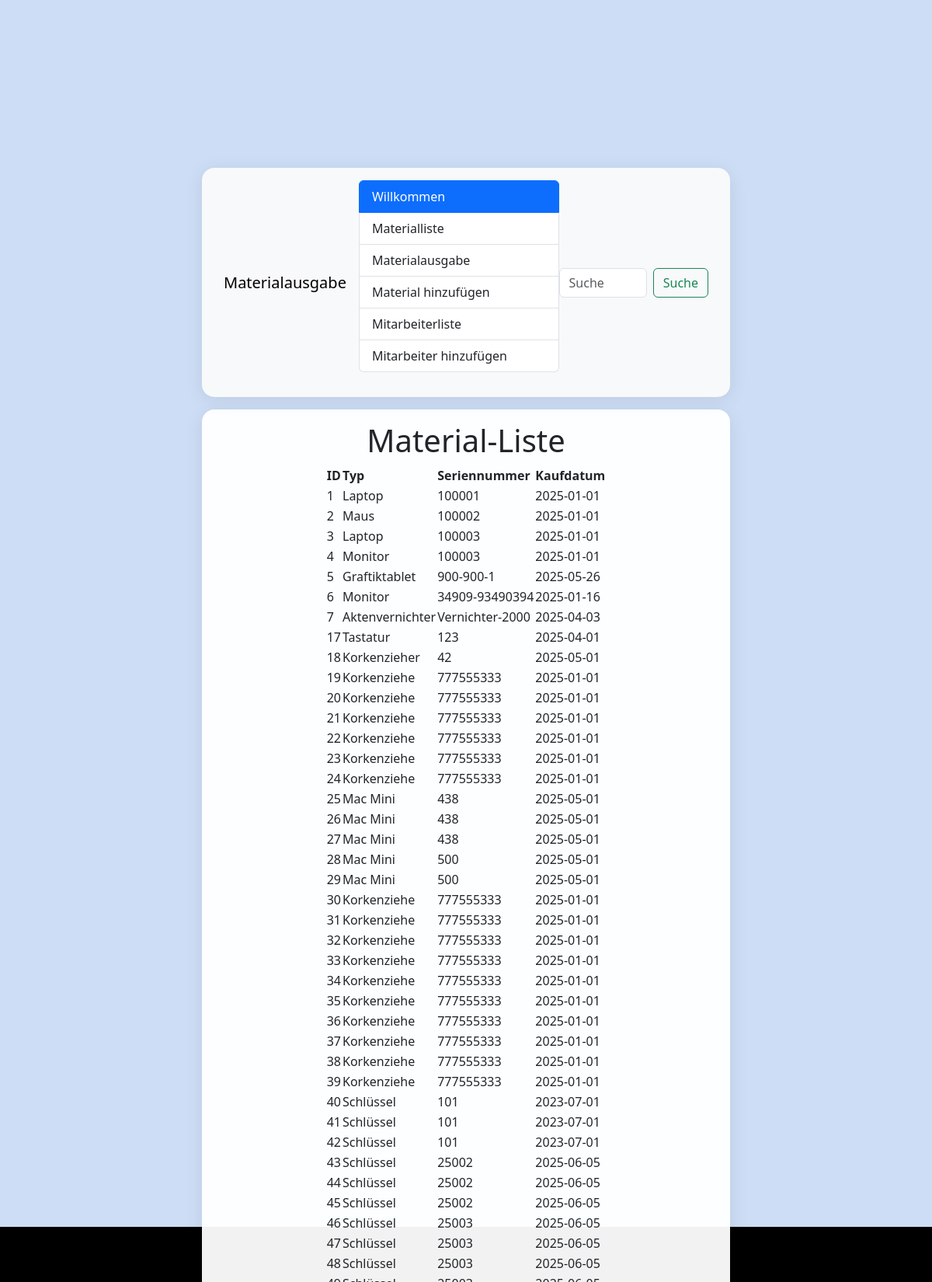
Page /material (upper part) on the committed database.
### tables this page shows
CREATE TABLE Material (
id INTEGER PRIMARY KEY AUTOINCREMENT,
typ TEXT NOT NULL,
seriennummer TEXT NOT NULL, -- warum nicht unique?
kaufdatum DATE
, zustand TEXT);

### app/routes.py (the view)
@app.route('/material')
def material():
    try:
        material = db.execute_select("SELECT id, typ, seriennummer, kaufdatum  FROM Material")
        return render_template("material.html", material=material)
    except Exception as e:
            if app.config["ENVIRONMENT"] == "dev": # TODO Auslagern in eine externe Funktion, sowas wie is_developement()
                return e
            else:
                return render_template("error.html")

### app/db_sqlite.py (called while the page is built)
def get_connection():
    connection = sqlite3.connect(app.config["SQLITE_DATABASE_FILENAME"])
    connection.execute("PRAGMA foreign_keys=ON")
    return connection

def __execute_statement(sql, query_parameters = None, commit = False):
    try:
        connection = get_connection()
        cursor = connection.cursor()
        if query_parameters:
            result = cursor.execute(sql, query_parameters)
        else:
            result = cursor.execute(sql)
        return_value = result.fetchall()
        if commit:
            connection.commit()
        return return_value
    finally:
        connection.close()

def execute_select(sql, query_parameters = None):
    try:
        return __execute_statement(sql, query_parameters)
    except:
        raise

### app/templates/material.html
{% extends 'base.html' %}
{% block content %}
<h1>Material-Liste</h1>
<div class="mitarbeiter">
    <table>
        <tr>
            <th>
                ID
            </th>
            <th>
                Typ
            </th>
            <th>
                Seriennummer
            </th>
            <th>
                Kaufdatum
            </th>
        </tr>
        {% for ma in material %}
        <tr>
            <td>
                {{ma[0]}}
            </td>
            <td>
                {{ma[1]}}
            </td>
            <td>
                {{ma[2]}}
            </td>
            <td>
                {{ma[3]}}
            </td>
        </tr>
        {% endfor %}
    </table>
</div>
{% endblock %}

### app/static/style.css (style rules this page uses)
body { background-color: #c8daf5e8; padding-left: 260px; padding-right: 260px; padding-top: 200px; padding-bottom: 200px; }

### rows in the picture
Material: id "1", typ "Laptop", seriennummer "100001", kaufdatum "2025-01-01"
Material: id "2", typ "Maus", seriennummer "100002", kaufdatum "2025-01-01"
Material: id "3", typ "Laptop", seriennummer "100003", kaufdatum "2025-01-01"
Material: id "4", typ "Monitor", seriennummer "100003", kaufdatum "2025-01-01"
Material: id "5", typ "Graftiktablet", seriennummer "900-900-1", kaufdatum "2025-05-26"
Material: id "6", typ "Monitor", seriennummer "34909-93490394", kaufdatum "2025-01-16"
Material: id "7", typ "Aktenvernichter", seriennummer "Vernichter-2000", kaufdatum "2025-04-03"
Material: id "17", typ "Tastatur", seriennummer "123", kaufdatum "2025-04-01"
Material: id "18", typ "Korkenzieher", seriennummer "42", kaufdatum "2025-05-01"
Material: id "19", typ "Korkenziehe", seriennummer "777555333", kaufdatum "2025-01-01"
Material: id "20", typ "Korkenziehe", seriennummer "777555333", kaufdatum "2025-01-01"
Material: id "21", typ "Korkenziehe", seriennummer "777555333", kaufdatum "2025-01-01"
Material: id "22", typ "Korkenziehe", seriennummer "777555333", kaufdatum "2025-01-01"
Material: id "23", typ "Korkenziehe", seriennummer "777555333", kaufdatum "2025-01-01"
Material: id "24", typ "Korkenziehe", seriennummer "777555333", kaufdatum "2025-01-01"
Material: id "25", typ "Mac Mini", seriennummer "438", kaufdatum "2025-05-01"
Material: id "26", typ "Mac Mini", seriennummer "438", kaufdatum "2025-05-01"
Material: id "27", typ "Mac Mini", seriennummer "438", kaufdatum "2025-05-01"
Material: id "28", typ "Mac Mini", seriennummer "500", kaufdatum "2025-05-01"
Material: id "29", typ "Mac Mini", seriennummer "500", kaufdatum "2025-05-01"
Material: id "30", typ "Korkenziehe", seriennummer "777555333", kaufdatum "2025-01-01"
Material: id "31", typ "Korkenziehe", seriennummer "777555333", kaufdatum "2025-01-01"
Material: id "32", typ "Korkenziehe", seriennummer "777555333", kaufdatum "2025-01-01"
Material: id "33", typ "Korkenziehe", seriennummer "777555333", kaufdatum "2025-01-01"
Material: id "34", typ "Korkenziehe", seriennummer "777555333", kaufdatum "2025-01-01"
Material: id "35", typ "Korkenziehe", seriennummer "777555333", kaufdatum "2025-01-01"
Material: id "36", typ "Korkenziehe", seriennummer "777555333", kaufdatum "2025-01-01"
Material: id "37", typ "Korkenziehe", seriennummer "777555333", kaufdatum "2025-01-01"
Material: id "38", typ "Korkenziehe", seriennummer "777555333", kaufdatum "2025-01-01"
Material: id "39", typ "Korkenziehe", seriennummer "777555333", kaufdatum "2025-01-01"
Material: id "40", typ "Schlüssel", seriennummer "101", kaufdatum "2023-07-01"
Material: id "41", typ "Schlüssel", seriennummer "101", kaufdatum "2023-07-01"
Material: id "42", typ "Schlüssel", seriennummer "101", kaufdatum "2023-07-01"
Material: id "43", typ "Schlüssel", seriennummer "25002", kaufdatum "2025-06-05"
Material: id "44", typ "Schlüssel", seriennummer "25002", kaufdatum "2025-06-05"
Material: id "45", typ "Schlüssel", seriennummer "25002", kaufdatum "2025-06-05"
Material: id "46", typ "Schlüssel", seriennummer "25003", kaufdatum "2025-06-05"
Material: id "47", typ "Schlüssel", seriennummer "25003", kaufdatum "2025-06-05"
Material: id "48", typ "Schlüssel", seriennummer "25003", kaufdatum "2025-06-05"
